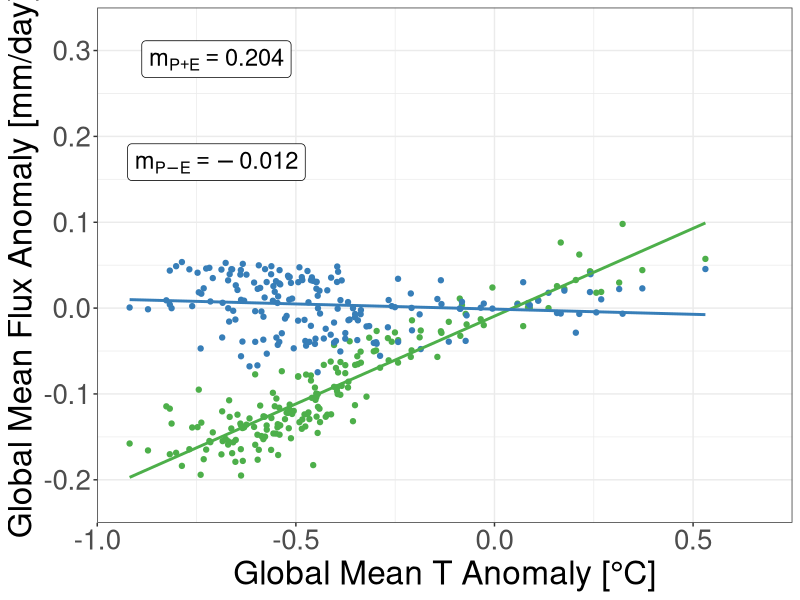
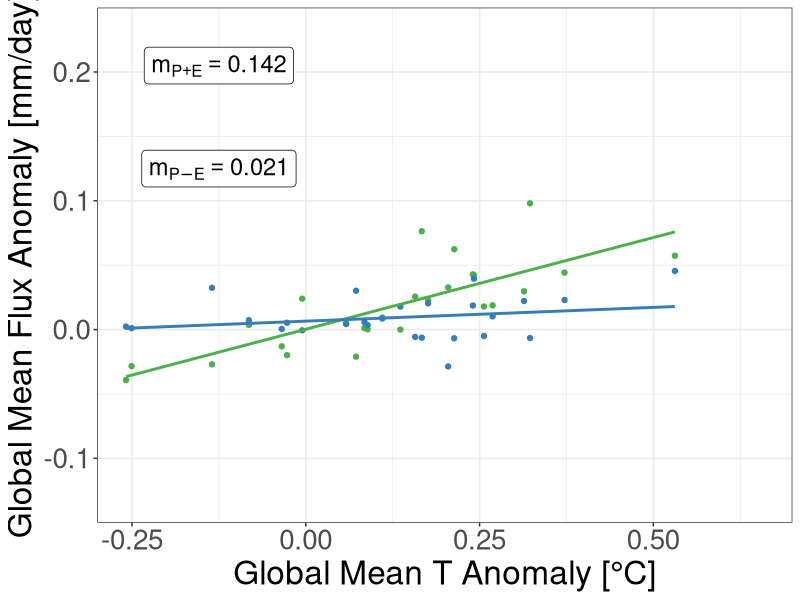
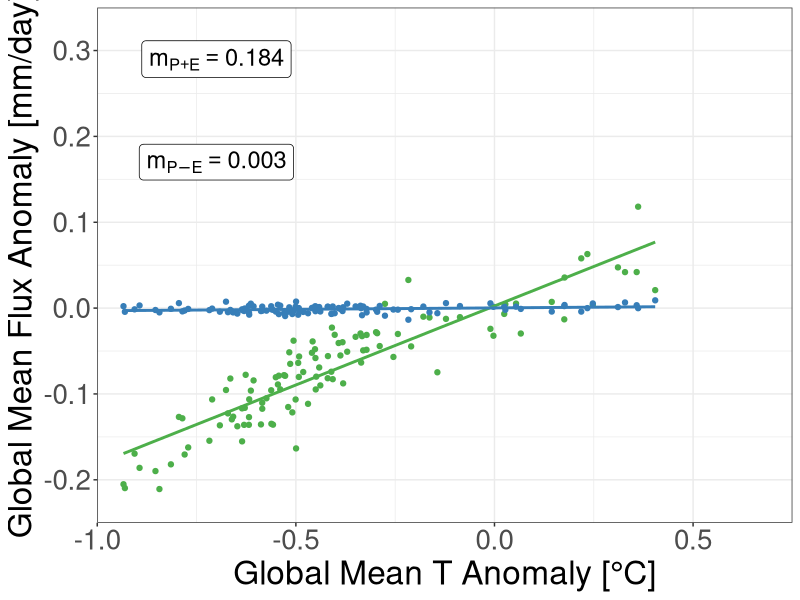
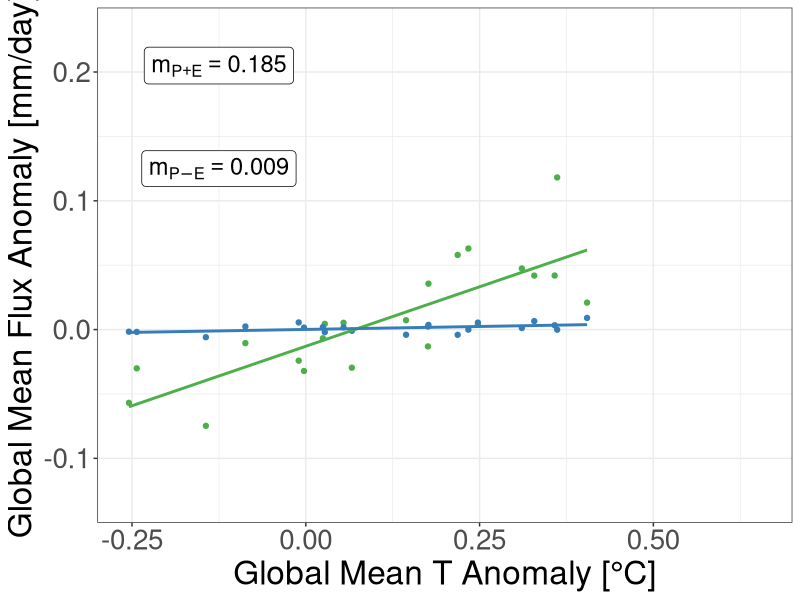
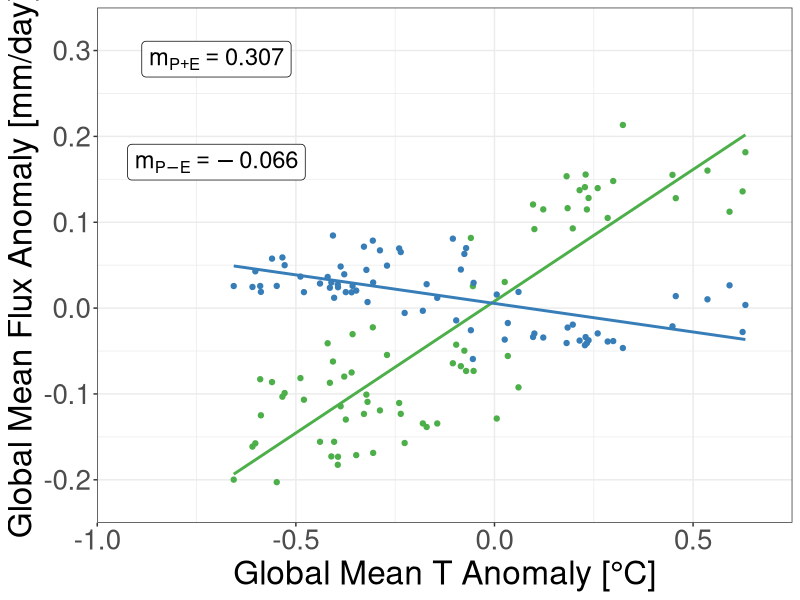
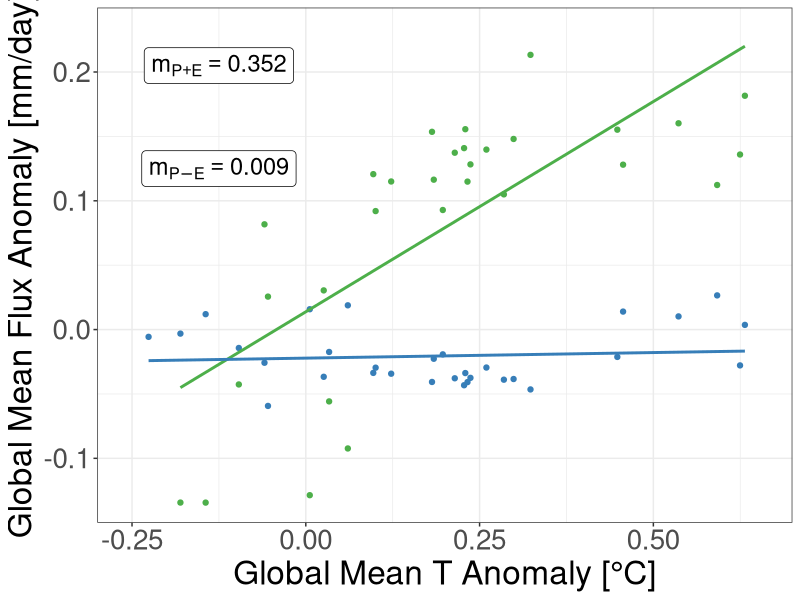
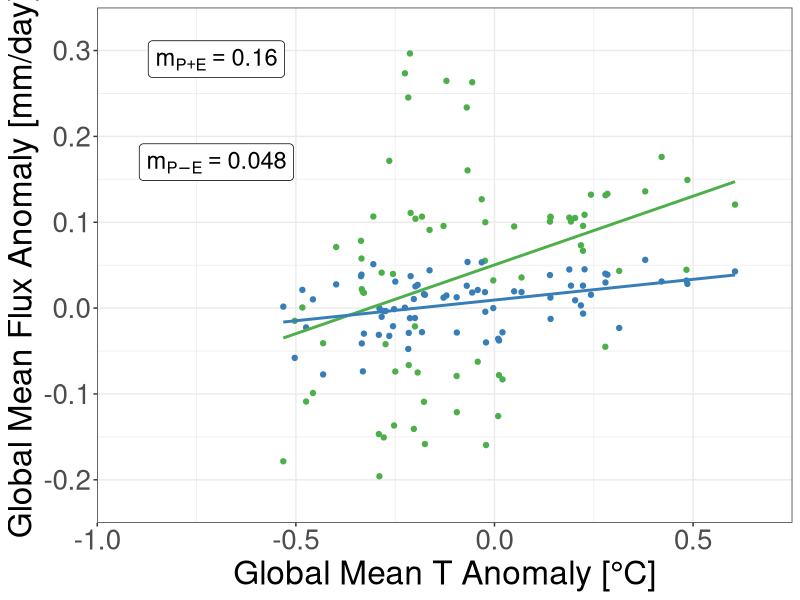
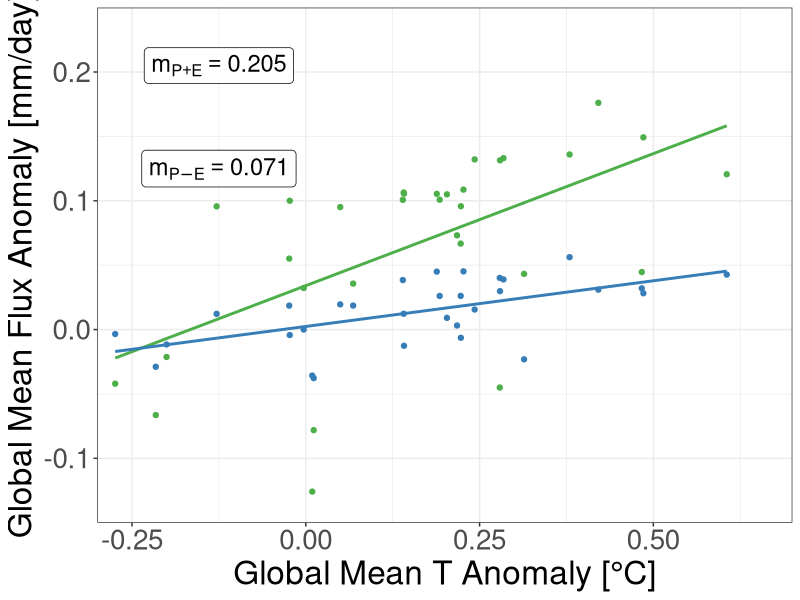

R code for these plots, in order:
#Required Libraries
library(ggplot2)
library(dplyr)
library(data.table)
library(tidyverse)
#Load Data
global_20cr <- read_csv('20CRv3.csv') %>% as.data.table()
global_era20 <- read_csv('ERA20C.csv') %>% as.data.table()
global_era5 <- read_csv('ERA_5.csv') %>% as.data.table()
global_ncep <- read_csv('NCEP_NCAR.csv') %>% as.data.table()
#20 CR
p09 <- ggplot(data = global_20cr, aes(x = dT, y = dPpE)) +
  geom_point(color = "#4daf4a") + 
  geom_point(aes(y = dPmE), color = "#377eb8") +
  geom_smooth(method = "lm", color = "#4daf4a", se = FALSE) +
  geom_smooth(aes(y = dPmE), method = "lm", color = "#377eb8", se = FALSE) +
  annotate("label", x = -0.7, y = 0.29, label = "m[P + E] == 0.204", parse = TRUE, size = 6) +
  annotate("label", x = -0.7, y = 0.17, label = "m[P - E] == -0.012", parse = TRUE, size = 6) +
  labs(x = "Global Mean T Anomaly [°C]", y = "Global Mean Flux Anomaly [mm/day]") +
  theme_bw() +
  scale_y_continuous(limits = c(-0.25, 0.35), expand = c(0, 0), breaks = seq(-0.2, 0.3, 0.1)) +
  scale_x_continuous(limits = c(-1, 0.75), expand = c(0, 0)) +
  theme(axis.text.y = element_text(size = 20), axis.title.y = element_text(size = 24), axis.text.x = element_text(size = 20), axis.title.x = element_text(size = 24))
ggsave("20crv3_global_anomalies.png", p09, dpi = 600, limitsize = FALSE)

p10 <- ggplot(data = global_20cr[Year >= 1990], aes(x = dT, y = dPpE)) +
  geom_point(color = "#4daf4a") + 
  geom_point(aes(y = dPmE), color = "#377eb8") +
  geom_smooth(method = "lm", color = "#4daf4a", se = FALSE) +
  geom_smooth(aes(y = dPmE), method = "lm", color = "#377eb8", se = FALSE) +
  annotate("label", x = -0.125, y = 0.205, label = "m[P + E] == 0.142", parse = TRUE, size = 6) +
  annotate("label", x = -0.125, y = 0.125, label = "m[P - E] == 0.021", parse = TRUE, size = 6) +
  labs(x = "Global Mean T Anomaly [°C]", y = "Global Mean Flux Anomaly [mm/day]") +
  theme_bw() +
  scale_y_continuous(limits = c(-0.15, 0.25), expand = c(0, 0), breaks = seq(-0.2, 0.3, 0.1)) +
  scale_x_continuous(limits = c(-0.3, 0.7), expand = c(0, 0)) +
  theme(axis.text.y = element_text(size = 20), axis.title.y = element_text(size = 24), axis.text.x = element_text(size = 20), axis.title.x = element_text(size = 24))
ggsave("20crv3_global_anomalies_now.png", p10, dpi = 600, limitsize = FALSE)
#ERA20
p11 <- ggplot(data = global_era20, aes(x = dT, y = dPpE)) +
  geom_point(color = "#4daf4a") + 
  geom_point(aes(y = dPmE), color = "#377eb8") +
  geom_smooth(method = "lm", color = "#4daf4a", se = FALSE) +
  geom_smooth(aes(y = dPmE), method = "lm", color = "#377eb8", se = FALSE) +
  annotate("label", x = -0.7, y = 0.29, label = "m[P + E] == 0.184", parse = TRUE, size = 6) +
  annotate("label", x = -0.7, y = 0.17, label = "m[P - E] == 0.003", parse = TRUE, size = 6) +
  labs(x = "Global Mean T Anomaly [°C]", y = "Global Mean Flux Anomaly [mm/day]") +
  theme_bw() +
  scale_y_continuous(limits = c(-0.25, 0.35), expand = c(0, 0), breaks = seq(-0.2, 0.3, 0.1)) +
  scale_x_continuous(limits = c(-1, 0.75), expand = c(0, 0)) +
  theme(axis.text.y = element_text(size = 20), axis.title.y = element_text(size = 24), axis.text.x = element_text(size = 20), axis.title.x = element_text(size = 24))
ggsave("era20_global_anomalies.png", p11, dpi = 600, limitsize = FALSE)

p12 <- ggplot(data = global_era20[Year >= 1990], aes(x = dT, y = dPpE)) +
  geom_point(color = "#4daf4a") + 
  geom_point(aes(y = dPmE), color = "#377eb8") +
  geom_smooth(method = "lm", color = "#4daf4a", se = FALSE) +
  geom_smooth(aes(y = dPmE), method = "lm", color = "#377eb8", se = FALSE) +
  annotate("label", x = -0.125, y = 0.205, label = "m[P + E] == 0.185", parse = TRUE, size = 6) +
  annotate("label", x = -0.125, y = 0.125, label = "m[P - E] == 0.009", parse = TRUE, size = 6) +
  labs(x = "Global Mean T Anomaly [°C]", y = "Global Mean Flux Anomaly [mm/day]") +
  theme_bw() +
  scale_y_continuous(limits = c(-0.15, 0.25), expand = c(0, 0), breaks = seq(-0.2, 0.3, 0.1)) +
  scale_x_continuous(limits = c(-0.3, 0.7), expand = c(0, 0)) +
  theme(axis.text.y = element_text(size = 20), axis.title.y = element_text(size = 24), axis.text.x = element_text(size = 20), axis.title.x = element_text(size = 24))
ggsave("era20_global_anomalies_now.png", p12, dpi = 600, limitsize = FALSE)
#Plots ERA5
p13 <- ggplot(data = global_era5, aes(x = dT, y = dPpE)) +
  geom_point(color = "#4daf4a") + 
  geom_point(aes(y = dPmE), color = "#377eb8") +
  geom_smooth(method = "lm", color = "#4daf4a", se = FALSE) +
  geom_smooth(aes(y = dPmE), method = "lm", color = "#377eb8", se = FALSE) +
  annotate("label", x = -0.7, y = 0.29, label = "m[P + E] == 0.307", parse = TRUE, size = 6) +
  annotate("label", x = -0.7, y = 0.17, label = "m[P - E] == -0.066", parse = TRUE, size = 6) +
  labs(x = "Global Mean T Anomaly [°C]", y = "Global Mean Flux Anomaly [mm/day]") +
  theme_bw() +
  scale_y_continuous(limits = c(-0.25, 0.35), expand = c(0, 0), breaks = seq(-0.2, 0.3, 0.1)) +
  scale_x_continuous(limits = c(-1, 0.75), expand = c(0, 0)) +
  theme(axis.text.y = element_text(size = 20), axis.title.y = element_text(size = 24), axis.text.x = element_text(size = 20), axis.title.x = element_text(size = 24))
ggsave("era5_global_anomalies.png", p13, dpi = 600, limitsize = FALSE)

p14 <- ggplot(data = global_era5[Year >= 1990], aes(x = dT, y = dPpE)) +
  geom_point(color = "#4daf4a") + 
  geom_point(aes(y = dPmE), color = "#377eb8") +
  geom_smooth(method = "lm", color = "#4daf4a", se = FALSE) +
  geom_smooth(aes(y = dPmE), method = "lm", color = "#377eb8", se = FALSE) +
  annotate("label", x = -0.125, y = 0.205, label = "m[P + E] == 0.352", parse = TRUE, size = 6) +
  annotate("label", x = -0.125, y = 0.125, label = "m[P - E] == 0.009", parse = TRUE, size = 6) +
  labs(x = "Global Mean T Anomaly [°C]", y = "Global Mean Flux Anomaly [mm/day]") +
  theme_bw() +
  scale_y_continuous(limits = c(-0.15, 0.25), expand = c(0, 0), breaks = seq(-0.2, 0.3, 0.1)) +
  scale_x_continuous(limits = c(-0.3, 0.7), expand = c(0, 0)) +
  theme(axis.text.y = element_text(size = 20), axis.title.y = element_text(size = 24), axis.text.x = element_text(size = 20), axis.title.x = element_text(size = 24))
ggsave("era5_global_anomalies_now.png", p14, dpi = 600, limitsize = FALSE)
#Plots NCEP
p15 <- ggplot(data = global_ncep, aes(x = dT, y = dPpE)) +
  geom_point(color = "#4daf4a") + 
  geom_point(aes(y = dPmE), color = "#377eb8") +
  geom_smooth(method = "lm", color = "#4daf4a", se = FALSE) +
  geom_smooth(aes(y = dPmE), method = "lm", color = "#377eb8", se = FALSE) +
  annotate("label", x = -0.7, y = 0.29, label = "m[P + E] == 0.160", parse = TRUE, size = 6) +
  annotate("label", x = -0.7, y = 0.17, label = "m[P - E] == 0.048", parse = TRUE, size = 6) +
  labs(x = "Global Mean T Anomaly [°C]", y = "Global Mean Flux Anomaly [mm/day]") +
  theme_bw() +
  scale_y_continuous(limits = c(-0.25, 0.35), expand = c(0, 0), breaks = seq(-0.2, 0.3, 0.1)) +
  scale_x_continuous(limits = c(-1, 0.75), expand = c(0, 0)) +
  theme(axis.text.y = element_text(size = 20), axis.title.y = element_text(size = 24), axis.text.x = element_text(size = 20), axis.title.x = element_text(size = 24))
ggsave("ncep_global_anomalies.png", p15, dpi = 600, limitsize = FALSE)

p16 <- ggplot(data = global_ncep[Year >= 1990], aes(x = dT, y = dPpE)) +
  geom_point(color = "#4daf4a") + 
  geom_point(aes(y = dPmE), color = "#377eb8") +
  geom_smooth(method = "lm", color = "#4daf4a", se = FALSE) +
  geom_smooth(aes(y = dPmE), method = "lm", color = "#377eb8", se = FALSE) +
  annotate("label", x = -0.125, y = 0.205, label = "m[P + E] == 0.205", parse = TRUE, size = 6) +
  annotate("label", x = -0.125, y = 0.125, label = "m[P - E] == 0.071", parse = TRUE, size = 6) +
  labs(x = "Global Mean T Anomaly [°C]", y = "Global Mean Flux Anomaly [mm/day]") +
  theme_bw() +
  scale_y_continuous(limits = c(-0.15, 0.25), expand = c(0, 0), breaks = seq(-0.2, 0.3, 0.1)) +
  scale_x_continuous(limits = c(-0.3, 0.7), expand = c(0, 0)) +
  theme(axis.text.y = element_text(size = 20), axis.title.y = element_text(size = 24), axis.text.x = element_text(size = 20), axis.title.x = element_text(size = 24))
ggsave("ncep_global_anomalies_now.png", p16, dpi = 600, limitsize = FALSE)
